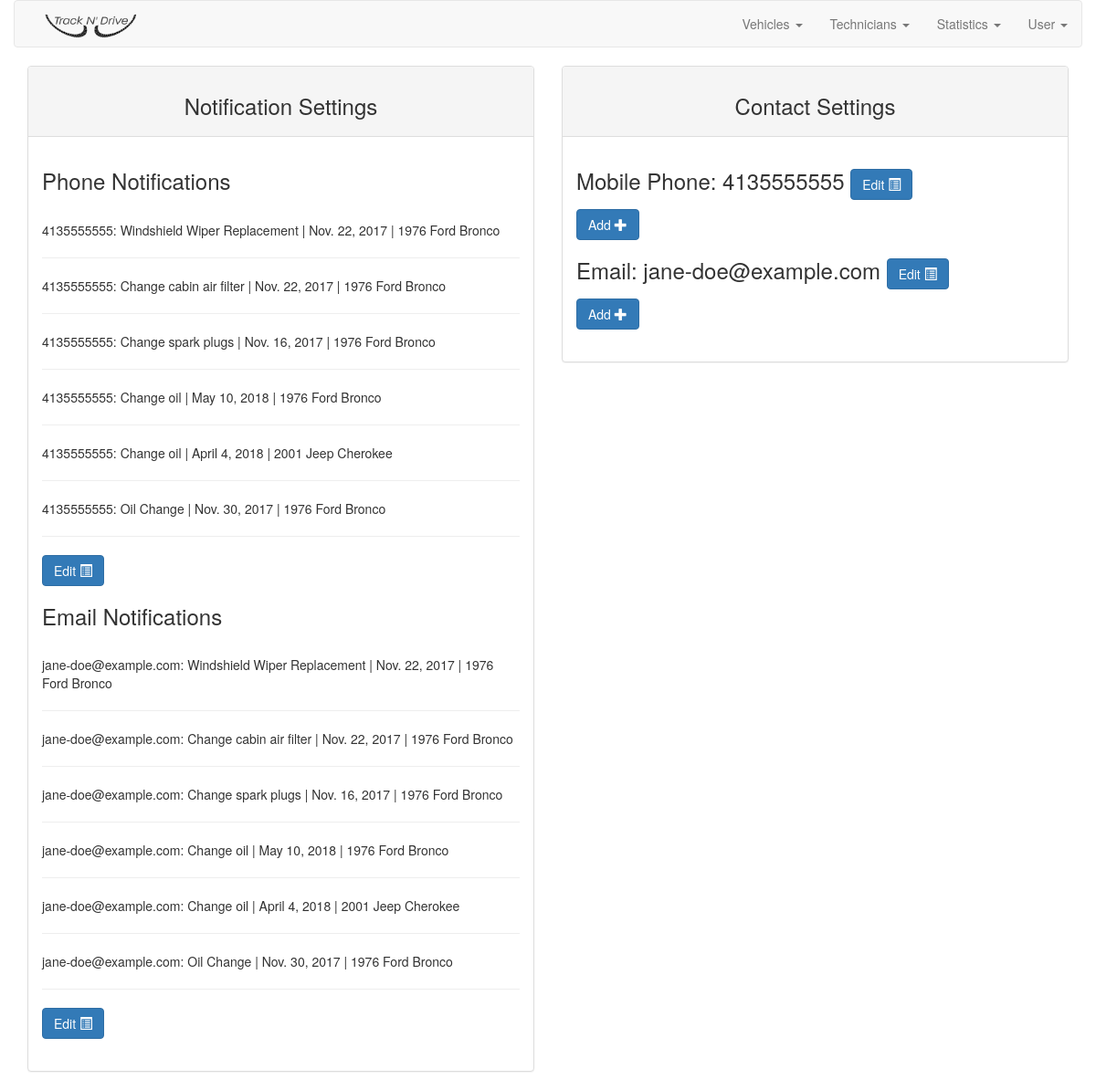
The app's page /track_n_drive/setting with its own data.
### track_n_drive/models.py (models this page shows, shortened)
class PhoneTimings(models.Model):
    phone = models.ForeignKey(Phone, help_text="Select a Phone.")
    frequency = models.IntegerField(help_text="How many times should you be reminded?", blank=False, default=1)
    TYPE = (
        ('w', 'Weeks Before'),
        ('d', 'Days Before'),
    )
    reminder = models.CharField(max_length=1, choices=TYPE, blank=True, default='w', help_text="Alert Type")
    setting_ref = models.ForeignKey('Settings', help_text="User Settings", blank=False, null=False,
                                    on_delete=models.CASCADE)
    notification = models.ForeignKey('Notifications', help_text="Notification", blank=False, null=False,
                                     on_delete=models.CASCADE, related_name="phonetiming")

class Phone(models.Model):
    number = models.CharField(primary_key=True, max_length=15,
                              help_text="Enter your phone number.",
                              default="0000000000")
    user = models.ForeignKey('User', help_text="User Phone", blank=True, null=True, on_delete=models.SET_NULL)
    def __str__(self):
        return self.number

class FutureRepair(models.Model):
    unique_id = models.UUIDField(primary_key=True, default=uuid.uuid4, editable=False)
    name = models.CharField(max_length=200, help_text="Enter the name for the repair.")
    technician = models.ForeignKey(Technician, help_text="Select the technician for the repair", blank=True, null=True,
                                   on_delete=models.SET_NULL)
    car = models.ForeignKey(Car, blank=False, help_text="Select the car that was repaired", related_name="futurerepair")
    notification = models.ForeignKey('Notifications', help_text="Notification association", on_delete=models.CASCADE,
                                     related_name="futurerepairnotif")
    date_of_repair = models.DateField(null=False, blank=False, default=datetime.date.today(), help_text="Enter a date for this repair")
    class Meta:
        ordering = ["date_of_repair"]

class Car(models.Model):
    unique_id = models.UUIDField(primary_key=True, default=uuid.uuid4, editable=False)
    make = models.CharField(max_length=50, help_text="Enter the make of the car.", null=False, default="make")
    model = models.CharField(max_length=50, help_text="Enter the model of the car.", null=False, default="model")
    year = models.IntegerField(help_text="Enter the year of the car.", null=False, default=1)
    engine_type = models.CharField(max_length=50, help_text="Enter the engine type of the car.", null=True)
    user = models.ForeignKey('User', help_text="Which user owns this car?", blank=False, null=False,
                             on_delete=models.CASCADE)
    mileage = models.IntegerField(help_text="Enter the mileage of the car", null=True)
    oil_type = models.CharField(max_length=50, help_text="Enter the oil type of the car.", null=True)
    color = models.CharField(max_length=50, help_text="Enter the color of the car.", null=False, default="color")
    registration = models.CharField(max_length=50, help_text="Enter the registration of the car.",
                                    blank=True, null=True)
    vin_number = models.CharField(max_length=50, help_text="Enter the vin number of the car", null=True)
    def get_absolute_url(self):
        return reverse('car', args=[str(self.unique_id)])
    def get_absolute_url2(self):
        return reverse('stat', args=[str(self.unique_id)])

class EmailTimings(models.Model):
    email = models.ForeignKey(Email, help_text="Select an email.", on_delete=models.CASCADE)
    frequency = models.IntegerField(help_text="How many times should you be reminded?", blank=False, default=1)
    TYPE = (
        ('w', 'Weeks Before'),
        ('d', 'Days Before'),
    )
    reminder = models.CharField(max_length=1, choices=TYPE, blank=True, default='w', help_text="Alert Type")
    setting_ref = models.ForeignKey('Settings', help_text="User Settings", blank=False, null=False,
                                    on_delete=models.CASCADE)
    notification = models.ForeignKey('Notifications', help_text="Notification", blank=False, null=False,
                                     on_delete=models.CASCADE, related_name="emailtiming")

class Email(models.Model):
    address = models.EmailField(primary_key=True, max_length=254,
                                help_text="Enter your Email.",
                                default="you@example.com")
    user = models.ForeignKey('User', help_text="User Email", blank=True, null=True, on_delete=models.SET_NULL)
    def __str__(self):
        return self.address

### track_n_drive/views.py (the view)
def setting(request):
    cars = Car.objects.all()
    techs = Technician.objects.all()
    phone_timings = PhoneTimings.objects.all()
    email_timings = EmailTimings.objects.all()
    notifications = Notifications.objects.all()
    return render(
        request,
        'settings.html',
        context={
            'cars': cars, 'techs': techs,
            'phone_timings': phone_timings, 'email_timings': email_timings,
            'notifications': notifications,
        }
    )

### track_n_drive/models.py (called while the page is built)
    def get_absolute_url(self):
        return reverse('tech', args=[str(self.unique_id)])

### track_n_drive/templates/settings.html (shortened to what this page needs)
{% extends "base_setting.html" %}
{% block nav %}
<nav class="navbar navbar-default">
    <div class="container-fluid">
        <div class="navbar-header">
            <a class="navbar-brand brand" href="{% url 'index' %}">
                {% load static %}
                <img src="{% static 'pic/logo-invert.png' %}" alt="Home" height="70"/>
            </a>
        </div>
        <ul class="nav navbar-nav navbar-right">
            <li class="dropdown">
                <a class="dropdown-toggle" data-toggle="dropdown" href="#">
                    Vehicles <span class="caret"></span>
                </a>
            </li>
            <li class="dropdown">
                <a class="dropdown-toggle" data-toggle="dropdown" href="#">
                    Technicians <span class="caret"></span>
                </a>
            </li>
            <li>
                <a class="dropdown-toggle" data-toggle="dropdown" href="#"
                   title="Seeing how much money you have put into your car">
                    Statistics <span class="caret"></span>
                </a>
            </li>
            <li>
                <a class="dropdown-toggle" data-toggle="dropdown" href="#">
                    User <span class="caret"></span>
                </a>
            </li>
        </ul>
    </div>
</nav>
{% endblock %}
{% block setting %}
<div class="col-md-6">
    <div class="panel panel-default">
        <div class="panel-heading text-center">
            <h3>
                Notification Settings
            </h3>
        </div>
        <div class="panel-body">
            <ul class="list-group list-var">
                <h3>
                    Phone Notifications
                </h3> <br/>
                {% for pt in phone_timings %}
                {% for note in notifications.all %}
                {% for fr in note.futurerepairnotif.all %}
                <li>
                    {{ pt.phone }}: {{ fr.name }} | {{ fr.date_of_repair }} |
                    {{ fr.car.year }} {{ fr.car.make }}  {{ fr.car.model }}
                    <hr>
                </li>
                {% endfor %}
                {% endfor %}
                {% endfor %}
                <button type="button" class="btn btn-primary"
                        title="Edit: Email Address Notification Timings">
                    Edit <span class="glyphicon glyphicon-list-alt"></span>
                </button>
            </ul>
            <ul class="list-group list-var">
                <h3>
                    Email Notifications
                </h3> <br/>
                {% for et in email_timings %}
                {% for note in notifications.all %}
                {% for fr in note.futurerepairnotif.all %}
                <li>
                    {{ et.email }}: {{ fr.name }} | {{ fr.date_of_repair }} |
                    {{ fr.car.year }} {{ fr.car.make }}  {{ fr.car.model }}
                    <hr>
                </li>
                {% endfor %}
                {% endfor %}
                {% endfor %}
                <button type="button" class="btn btn-primary"
                        title="Edit: Email Address Notification Timings">
                    Edit <span class="glyphicon glyphicon-list-alt"></span>
                </button>
            </ul>
        </div>
    </div>
</div>
<div class="col-md-6">
    <div class="panel panel-default">
        <div class="panel-heading text-center">
            <h3>
                Contact Settings
            </h3>
        </div>
        <div class="panel-body">
            <ul class="list-group list-var">
                <li>
                    {% for ptime in phone_timings.all %}
                    <h3>
                        Mobile Phone: {{ ptime.phone }}
                        <button type="button" class="btn btn-primary"
                                title="Edit: Email Address">
                            Edit <span class="glyphicon glyphicon-list-alt"></span>
                        </button>
                    </h3>
                    {% endfor %}
                    <button type="button" class="btn btn-primary"
                            title="Add: Email Address">
                        Add <span class="glyphicon glyphicon-plus"></span>
                    </button>
                </li>
                <li>
                    {% for etime in email_timings.all %}
                    <h3>
                        Email: {{ etime.email }}
                        <button type="button" class="btn btn-primary"
                                title="Edit: Mobile Phone Number">
                            Edit <span class="glyphicon glyphicon-list-alt"></span>
                        </button>
                    </h3>
                    {% endfor %}
                    <button type="button" class="btn btn-primary"
                            title="Add: Mobile Phone Number">
                        Add <span class="glyphicon glyphicon-plus"></span>
                    </button>
                </li>
            </ul>
        </div>
    </div>
</div>
{% endblock %}

### track_n_drive/static/css/style.css (style rules this page uses)
.navbar { position: relative; }
.brand { position: relative; left: 10%; margin-top: -25px !important; display: block; }
.list-var { list-style-type: none; }

### records on screen
PhoneTimings: phone "4135555555"
FutureRepair: name "Windshield Wiper Replacement", date_of_repair "Nov. 22, 2017", car.year "1976", car.make "Ford", car.model "Bronco"
FutureRepair: name "Change cabin air filter", date_of_repair "Nov. 22, 2017", car.year "1976", car.make "Ford", car.model "Bronco"
FutureRepair: name "Change spark plugs", date_of_repair "Nov. 16, 2017", car.year "1976", car.make "Ford", car.model "Bronco"
FutureRepair: name "Change oil", date_of_repair "May 10, 2018", car.year "1976", car.make "Ford", car.model "Bronco"
FutureRepair: name "Change oil", date_of_repair "April 4, 2018", car.year "2001", car.make "Jeep", car.model "Cherokee"
FutureRepair: name "Oil Change", date_of_repair "Nov. 30, 2017", car.year "1976", car.make "Ford", car.model "Bronco"
EmailTimings: email "jane-doe@example.com"
